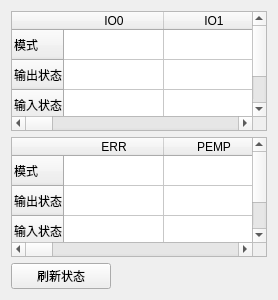
      <widget class="QWidget" name="tab_2">
       <attribute name="title">
        <string>IO</string>
       </attribute>
       <layout class="QGridLayout" name="gridLayout_7">
        <item row="0" column="0">
         <widget class="QTableWidget" name="tableWidget_IO1">
          <property name="maximumSize">
           <size>
            <width>16777215</width>
            <height>120</height>
           </size>
          </property>
          <row>
           <property name="text">
            <string>模式</string>
           </property>
          </row>
          <row>
           <property name="text">
            <string>输出状态</string>
           </property>
          </row>
          <row>
           <property name="text">
            <string>输入状态</string>
           </property>
          </row>
          <column>
           <property name="text">
            <string>IO0</string>
           </property>
          </column>
          <column>
           <property name="text">
            <string>IO1</string>
           </property>
          </column>
          <column>
           <property name="text">
            <string>IO2</string>
           </property>
          </column>
          <column>
           <property name="text">
            <string>IO3</string>
           </property>
          </column>
          <column>
           <property name="text">
            <string>IO4</string>
           </property>
          </column>
          <column>
           <property name="text">
            <string>IO5</string>
           </property>
          </column>
          <column>
           <property name="text">
            <string>IO6</string>
           </property>
          </column>
          <column>
           <property name="text">
            <string>IO7</string>
           </property>
          </column>
          <item row="0" column="0">
           <property name="text">
            <string/>
           </property>
          </item>
         </widget>
        </item>
        <item row="1" column="0">
         <widget class="QTableWidget" name="tableWidget_IO2">
          <property name="maximumSize">
           <size>
            <width>16777215</width>
            <height>120</height>
           </size>
          </property>
          <row>
           <property name="text">
            <string>模式</string>
           </property>
          </row>
          <row>
           <property name="text">
            <string>输出状态</string>
           </property>
          </row>
          <row>
           <property name="text">
            <string>输入状态</string>
           </property>
          </row>
          <column>
           <property name="text">
            <string>ERR</string>
           </property>
          </column>
          <column>
           <property name="text">
            <string>PEMP</string>
           </property>
          </column>
          <column>
           <property name="text">
            <string>INT</string>
           </property>
          </column>
          <column>
           <property name="text">
            <string>SLCT</string>
           </property>
          </column>
          <column>
           <property name="text">
            <string>WAIT</string>
           </property>
          </column>
          <column>
           <property name="text">
            <string>DATAS</string>
           </property>
          </column>
          <column>
           <property name="text">
            <string>ADDRS</string>
           </property>
          </column>
          <column>
           <property name="text">
            <string>RESET</string>
           </property>
          </column>
          <column>
           <property name="text">
            <string>WRITE</string>
           </property>
          </column>
          <column>
           <property name="text">
            <string>SCL</string>
           </property>
          </column>
          <column>
           <property name="text">
            <string>SDA</string>
           </property>
          </column>
          <item row="0" column="0">
           <property name="text">
            <string/>
           </property>
          </item>
         </widget>
        </item>
        <item row="2" column="0">
         <widget class="QPushButton" name="pushButton_Reflash">
          <property name="maximumSize">
           <size>
            <width>100</width>
            <height>30</height>
           </size>
          </property>
          <property name="text">
           <string>刷新状态</string>
          </property>
         </widget>
        </item>
       </layout>
      </widget>
